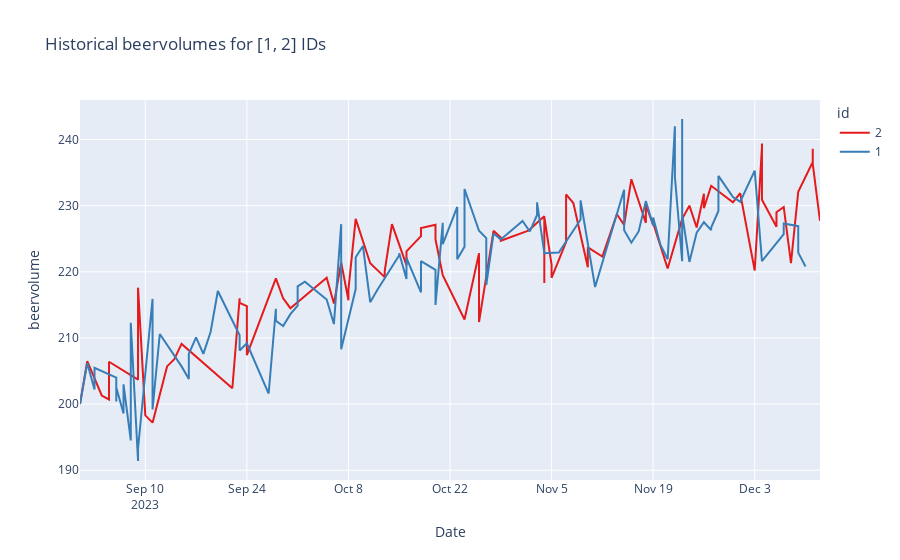

Here is the notebook cell this chart was saved with:
### Markdown cell above
Look at historical values for 1 and 2 IDs.

### Code cell
plot_historical_id([1,2], data_generated)
